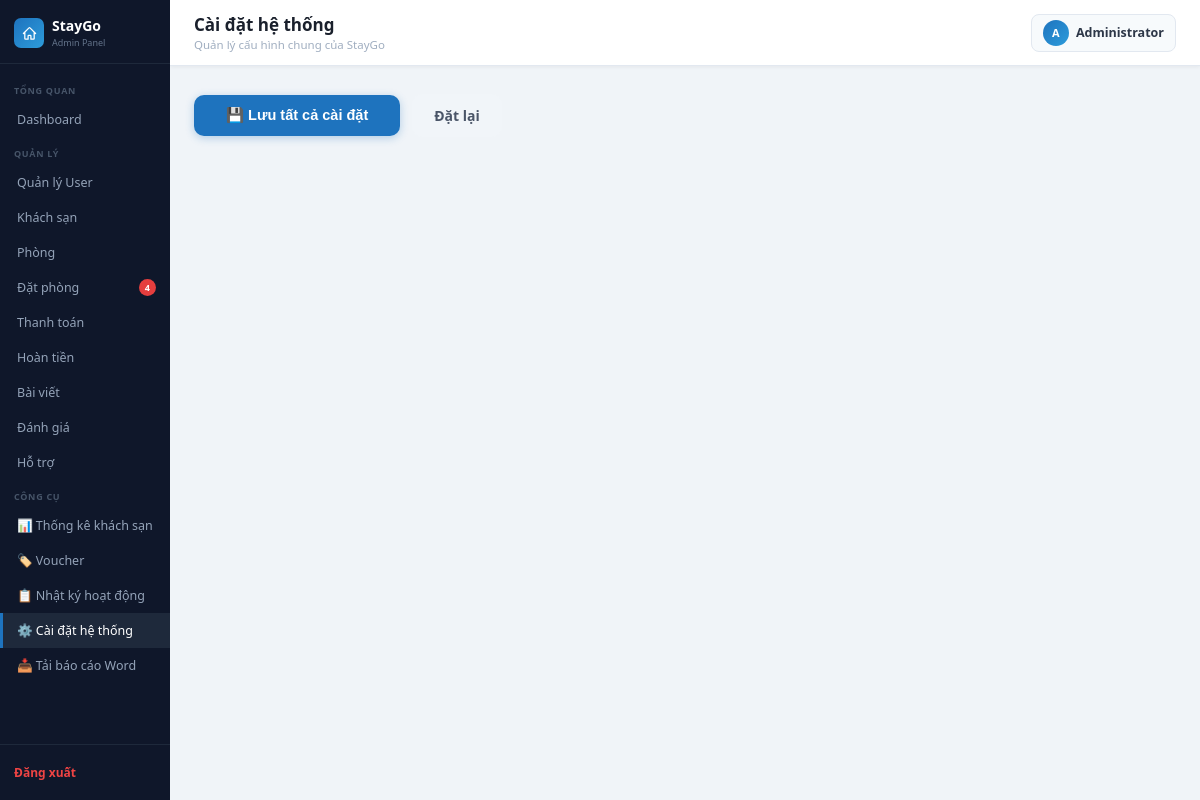
/admin_lvhuy_kontum/site_settings.php (signed in), run on an earlier commit of the app's database.
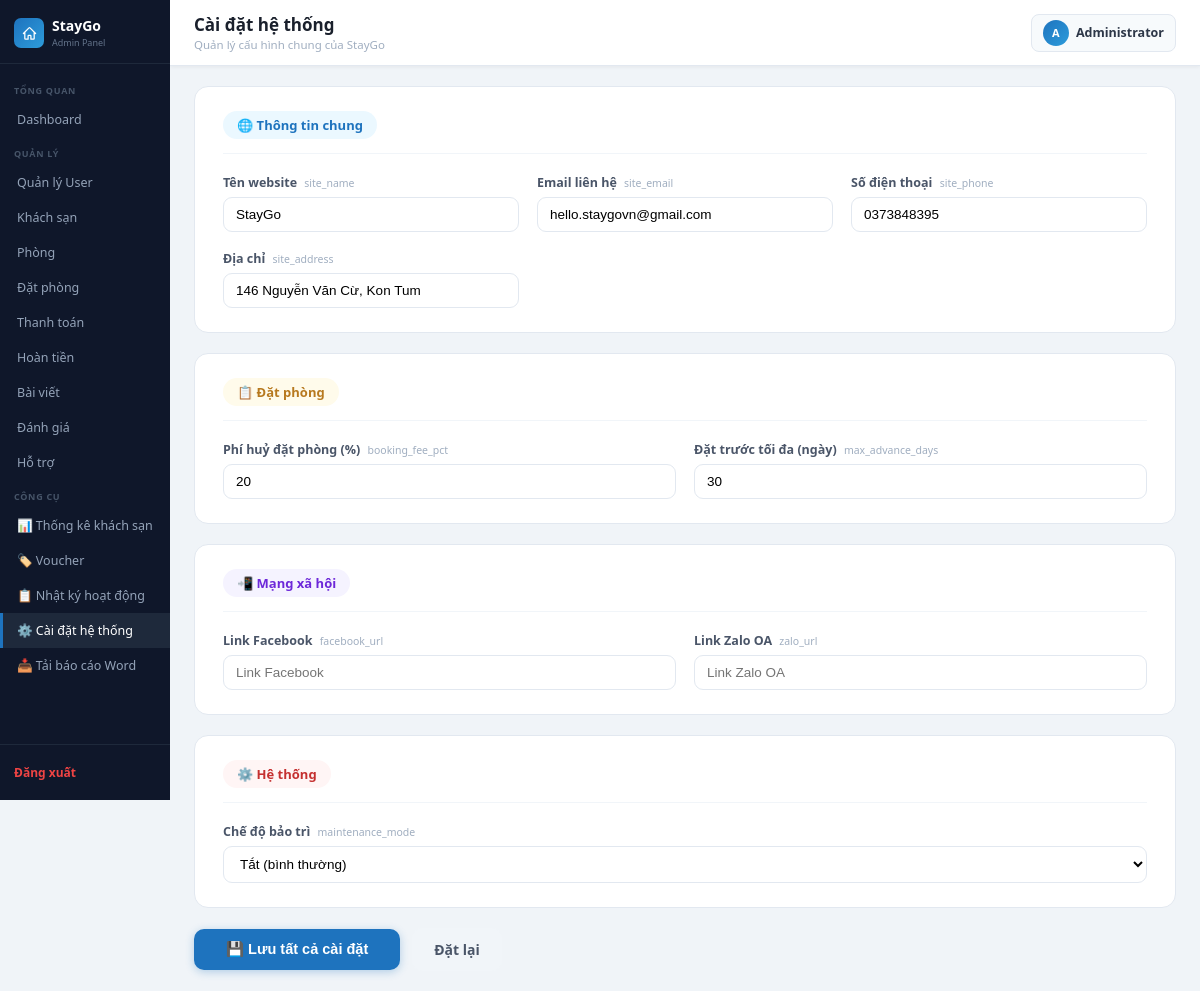
And on a later commit of the database.
### tables this page shows
CREATE TABLE `site_settings` (
  `id` int(11) NOT NULL,
  `key` varchar(80) NOT NULL,
  `value` text DEFAULT NULL,
  `label` varchar(120) NOT NULL DEFAULT '',
  `group_name` varchar(60) NOT NULL DEFAULT 'general',
  `updated_at` timestamp NOT NULL DEFAULT current_timestamp() ON UPDATE current_timestamp()
);

### admin_lvhuy_kontum/site_settings.php (the view, shortened to what the changed rows need)
<?php
include("../config/database.php");
$key_labels = [
    'site_name'        => 'Tên website',
    'site_email'       => 'Email liên hệ',
    'site_phone'       => 'Số điện thoại',
    'site_address'     => 'Địa chỉ',
    'facebook_url'     => 'Link Facebook',
    'zalo_url'         => 'Link Zalo OA',
    'booking_fee_pct'  => 'Phí huỷ đặt phòng (%)',
    'max_advance_days' => 'Đặt trước tối đa (ngày)',
    'maintenance_mode' => 'Chế độ bảo trì',
];
$group_order = ['general', 'booking', 'social', 'system'];
$group_labels = [
    'general' => ['🌐 Thông tin chung', '#1e73be', '#ebf8ff'],
    'social'  => ['📲 Mạng xã hội',    '#6d28d9', '#f5f3ff'],
    'booking' => ['📋 Đặt phòng',      '#b7791f', '#fffbeb'],
    'system'  => ['⚙️ Hệ thống',       '#c53030', '#fff5f5'],
];
$bool_keys = ['maintenance_mode'];
$rows_raw = $conn->query("SELECT * FROM site_settings ORDER BY id")->fetch_all(MYSQLI_ASSOC);
$settings = [];
foreach ($rows_raw as $r) {
    $r['label'] = $key_labels[$r['key']] ?? $r['key'];
    $settings[$r['group_name']][$r['key']] = $r;
}
$settings_ordered = [];
foreach ($group_order as $g) {
    if (isset($settings[$g])) $settings_ordered[$g] = $settings[$g];
}
$settings = $settings_ordered;
$page_title    = 'Cài đặt hệ thống';
include("../includes/admin_header.php");
?>
<form method="POST">
<?php foreach ($settings as $grp => $items):
    $gl = $group_labels[$grp] ?? ["📁 $grp", '#718096', '#f7fafc'];
?>
<div style="background:#fff;border-radius:14px;border:1.5px solid #e2e8f0;padding:24px 28px;margin-bottom:20px">
    <div style="display:flex;align-items:center;gap:10px;margin-bottom:20px;padding-bottom:14px;border-bottom:1px solid #f1f5f9">
        <span style="padding:5px 14px;border-radius:20px;font-size:13px;font-weight:700;color:<?= $gl[1] ?>;background:<?= $gl[2] ?>">
            <?= $gl[0] ?>
        </span>
    </div>
    <div style="display:grid;grid-template-columns:repeat(auto-fit,minmax(280px,1fr));gap:18px">
    <?php foreach ($items as $key => $row):
        $val = htmlspecialchars($row['value'] ?? '');
        $lbl = htmlspecialchars($row['label']);
    ?>
    <div>
        <label style="font-size:12.5px;font-weight:700;color:#4a5568;display:block;margin-bottom:6px">
            <?= $lbl ?>
            <span style="font-size:10.5px;color:#a0aec0;font-weight:400;margin-left:4px"><?= htmlspecialchars($key) ?></span>
        </label>
        <?php if (in_array($key, $bool_keys)): ?>
        <select name="<?= htmlspecialchars($key) ?>"
            style="width:100%;padding:9px 12px;border:1.5px solid #e2e8f0;border-radius:9px;font-size:13.5px;background:#fff">
            <option value="0" <?= ($row['value'] == '0') ? 'selected' : '' ?>>Tắt (bình thường)</option>
        </select>
        <?php else: ?>
        <input type="<?= is_numeric($row['value']) ? 'text' : 'text' ?>"
               name="<?= htmlspecialchars($key) ?>"
               value="<?= $val ?>"
               style="width:100%;padding:9px 12px;border:1.5px solid #e2e8f0;border-radius:9px;font-size:13.5px;box-sizing:border-box"
               placeholder="<?= $lbl ?>">
        <?php endif; ?>
    </div>
    <?php endforeach; ?>
    </div>
</div>
<?php endforeach; ?>
</form>
<?php include("../includes/admin_footer.php"); ?>

### includes/admin_header.php (shortened to what the changed rows need)
<?php
$pending_count = isset($conn)
    ? $conn->query("SELECT COUNT(*) as t FROM bookings WHERE status='pending'")->fetch_assoc()['t']
    : 0;
$current_page = basename($_SERVER['PHP_SELF']);
?>
<!DOCTYPE html>
<html lang="vi">
<head>
    <link rel="stylesheet" href="/tour_khach_san_project/assets/css/admin.css">
</head>
<body>
<div class="admin-wrapper">
<aside class="sidebar">
    <div class="sidebar-brand">
        <div>
            <h2>StayGo</h2>
        </div>
    </div>
    <nav class="sidebar-menu">
        <a href="/tour_khach_san_project/admin_lvhuy_kontum/bookings.php"
           class="<?= $current_page === 'bookings.php' ? 'active' : '' ?>">
            Đặt phòng
            <?php if($pending_count > 0): ?>
                <span class="sidebar-badge"><?= $pending_count ?></span>
            <?php endif; ?>
        </a>
    </nav>
</aside>
<div class="main">
    <div class="topbar">
        <div class="topbar-left">
            <h1><?= $page_title ?? 'Admin' ?></h1>
        </div>
    </div>
    <div class="content">

What changed in the data, as far as the page shows it:
added site_settings: label "Tên website", key "site_name", site_name "StayGo", shown under "🌐 Thông tin chung"
added site_settings: label "Email liên hệ", key "site_email", site_email "hello.staygovn@gmail.com", shown under "🌐 Thông tin chung"
added site_settings: label "Số điện thoại", key "site_phone", site_phone "0373848395", shown under "🌐 Thông tin chung"
added site_settings: label "Địa chỉ", key "site_address", site_address "146 Nguyễn Văn Cừ, Kon Tum", shown under "🌐 Thông tin chung"
added site_settings: lbl "Phí huỷ đặt phòng (%)", key "booking_fee_pct", booking_fee_pct "20", shown under "📋 Đặt phòng"
added site_settings: label "Đặt trước tối đa (ngày)", key "max_advance_days", max_advance_days "30", shown under "📋 Đặt phòng"
added site_settings: label "Link Facebook", key "facebook_url", facebook_url "Link Facebook", shown under "📲 Mạng xã hội"
added site_settings: label "Link Zalo OA", key "zalo_url", zalo_url "Link Zalo OA", shown under "📲 Mạng xã hội"
added site_settings: label "Chế độ bảo trì", key "maintenance_mode", maintenance_mode "Tắt (bình thường)", shown under "⚙️ Hệ thống"
Also different on the page:
$pending_count: "4" → (not shown)
new list line: "🌐 Thông tin chung"
new list line: "📋 Đặt phòng"
new list line: "📲 Mạng xã hội"
new list line: "⚙️ Hệ thống"
